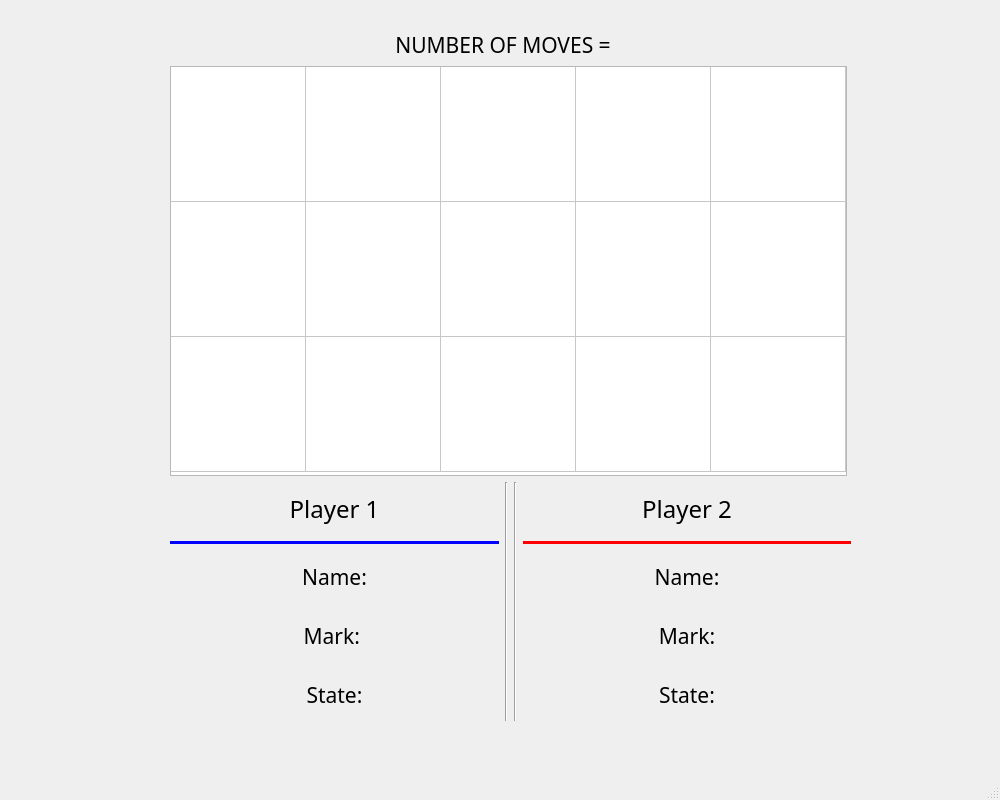
<?xml version="1.0" encoding="UTF-8"?>
<ui version="4.0">
 <class>Pyramid_Tic_Tac_Toe</class>
 <widget class="QMainWindow" name="Pyramid_Tic_Tac_Toe">
  <property name="enabled">
   <bool>true</bool>
  </property>
  <property name="geometry">
   <rect>
    <x>0</x>
    <y>0</y>
    <width>1000</width>
    <height>800</height>
   </rect>
  </property>
  <property name="sizePolicy">
   <sizepolicy hsizetype="Fixed" vsizetype="Fixed">
    <horstretch>0</horstretch>
    <verstretch>0</verstretch>
   </sizepolicy>
  </property>
  <property name="minimumSize">
   <size>
    <width>1000</width>
    <height>800</height>
   </size>
  </property>
  <property name="maximumSize">
   <size>
    <width>1000</width>
    <height>800</height>
   </size>
  </property>
  <property name="windowTitle">
   <string>MainWindow</string>
  </property>
  <property name="autoFillBackground">
   <bool>false</bool>
  </property>
  <property name="styleSheet">
   <string notr="true"/>
  </property>
  <widget class="QWidget" name="centralwidget">
   <property name="enabled">
    <bool>true</bool>
   </property>
   <widget class="QWidget" name="layoutWidget">
    <property name="geometry">
     <rect>
      <x>170</x>
      <y>30</y>
      <width>681</width>
      <height>691</height>
     </rect>
    </property>
    <layout class="QVBoxLayout" name="verticalLayout_4">
     <item>
      <layout class="QVBoxLayout" name="verticalLayout">
       <item>
        <widget class="QLabel" name="noOfMovesLabel">
         <property name="maximumSize">
          <size>
           <width>677</width>
           <height>30</height>
          </size>
         </property>
         <property name="font">
          <font>
           <family>outrun future</family>
           <pointsize>16</pointsize>
          </font>
         </property>
         <property name="layoutDirection">
          <enum>Qt::LayoutDirection::LeftToRight</enum>
         </property>
         <property name="text">
          <string>NUMBER OF MOVES =  </string>
         </property>
         <property name="alignment">
          <set>Qt::AlignmentFlag::AlignCenter</set>
         </property>
        </widget>
       </item>
       <item>
        <widget class="QTableWidget" name="P_TTT_Grid">
         <property name="minimumSize">
          <size>
           <width>677</width>
           <height>410</height>
          </size>
         </property>
         <property name="maximumSize">
          <size>
           <width>677</width>
           <height>410</height>
          </size>
         </property>
         <property name="styleSheet">
          <string notr="true">P_TTT_Grid::item: {
  border: 2px solid red;
  border-radius: 5px;
}

hover: {
	background-color: transparent;
}</string>
         </property>
         <property name="autoScroll">
          <bool>false</bool>
         </property>
         <property name="tabKeyNavigation">
          <bool>true</bool>
         </property>
         <property name="alternatingRowColors">
          <bool>false</bool>
         </property>
         <property name="verticalScrollMode">
          <enum>QAbstractItemView::ScrollMode::ScrollPerPixel</enum>
         </property>
         <property name="rowCount">
          <number>3</number>
         </property>
         <attribute name="horizontalHeaderVisible">
          <bool>false</bool>
         </attribute>
         <attribute name="horizontalHeaderCascadingSectionResizes">
          <bool>false</bool>
         </attribute>
         <attribute name="horizontalHeaderDefaultSectionSize">
          <number>135</number>
         </attribute>
         <attribute name="horizontalHeaderHighlightSections">
          <bool>true</bool>
         </attribute>
         <attribute name="verticalHeaderVisible">
          <bool>false</bool>
         </attribute>
         <attribute name="verticalHeaderDefaultSectionSize">
          <number>135</number>
         </attribute>
         <row/>
         <row/>
         <row/>
         <column>
          <property name="text">
           <string>New Column</string>
          </property>
         </column>
         <column>
          <property name="text">
           <string>New Column</string>
          </property>
         </column>
         <column>
          <property name="text">
           <string>New Column</string>
          </property>
         </column>
         <column>
          <property name="text">
           <string>New Column</string>
          </property>
         </column>
         <column>
          <property name="text">
           <string>New Column</string>
          </property>
         </column>
         <item row="0" column="0">
          <property name="text">
           <string/>
          </property>
         </item>
        </widget>
       </item>
      </layout>
     </item>
     <item>
      <layout class="QHBoxLayout" name="horizontalLayout">
       <item>
        <layout class="QVBoxLayout" name="verticalLayout_3">
         <item>
          <widget class="QLabel" name="player1Label">
           <property name="font">
            <font>
             <family>outrun future</family>
             <pointsize>18</pointsize>
            </font>
           </property>
           <property name="text">
            <string>Player 1</string>
           </property>
           <property name="alignment">
            <set>Qt::AlignmentFlag::AlignCenter</set>
           </property>
          </widget>
         </item>
         <item>
          <widget class="Line" name="line">
           <property name="windowModality">
            <enum>Qt::WindowModality::ApplicationModal</enum>
           </property>
           <property name="font">
            <font>
             <family>outrun future</family>
             <italic>false</italic>
            </font>
           </property>
           <property name="styleSheet">
            <string notr="true">color: blue;</string>
           </property>
           <property name="frameShadow">
            <enum>QFrame::Shadow::Plain</enum>
           </property>
           <property name="lineWidth">
            <number>4</number>
           </property>
           <property name="midLineWidth">
            <number>10</number>
           </property>
           <property name="orientation">
            <enum>Qt::Orientation::Horizontal</enum>
           </property>
          </widget>
         </item>
         <item>
          <widget class="QLabel" name="name1Label">
           <property name="font">
            <font>
             <family>outrun future</family>
             <pointsize>16</pointsize>
            </font>
           </property>
           <property name="text">
            <string>Name:</string>
           </property>
           <property name="alignment">
            <set>Qt::AlignmentFlag::AlignCenter</set>
           </property>
          </widget>
         </item>
         <item>
          <widget class="QLabel" name="mark1Label">
           <property name="font">
            <font>
             <family>outrun future</family>
             <pointsize>16</pointsize>
            </font>
           </property>
           <property name="text">
            <string>Mark: </string>
           </property>
           <property name="alignment">
            <set>Qt::AlignmentFlag::AlignCenter</set>
           </property>
          </widget>
         </item>
         <item>
          <widget class="QLabel" name="state1label">
           <property name="font">
            <font>
             <family>outrun future</family>
             <pointsize>16</pointsize>
            </font>
           </property>
           <property name="text">
            <string>State:</string>
           </property>
           <property name="alignment">
            <set>Qt::AlignmentFlag::AlignCenter</set>
           </property>
          </widget>
         </item>
        </layout>
       </item>
       <item>
        <widget class="Line" name="line_3">
         <property name="orientation">
          <enum>Qt::Orientation::Vertical</enum>
         </property>
        </widget>
       </item>
       <item>
        <widget class="Line" name="line_4">
         <property name="orientation">
          <enum>Qt::Orientation::Vertical</enum>
         </property>
        </widget>
       </item>
       <item>
        <layout class="QVBoxLayout" name="verticalLayout_2">
         <item>
          <widget class="QLabel" name="player2Label">
           <property name="font">
            <font>
             <family>outrun future</family>
             <pointsize>18</pointsize>
            </font>
           </property>
           <property name="text">
            <string>Player 2</string>
           </property>
           <property name="alignment">
            <set>Qt::AlignmentFlag::AlignCenter</set>
           </property>
          </widget>
         </item>
         <item>
          <widget class="Line" name="line_2">
           <property name="styleSheet">
            <string notr="true">color: red;</string>
           </property>
           <property name="frameShadow">
            <enum>QFrame::Shadow::Plain</enum>
           </property>
           <property name="lineWidth">
            <number>4</number>
           </property>
           <property name="midLineWidth">
            <number>10</number>
           </property>
           <property name="orientation">
            <enum>Qt::Orientation::Horizontal</enum>
           </property>
          </widget>
         </item>
         <item>
          <widget class="QLabel" name="name2label">
           <property name="font">
            <font>
             <family>outrun future</family>
             <pointsize>16</pointsize>
            </font>
           </property>
           <property name="text">
            <string>Name:</string>
           </property>
           <property name="alignment">
            <set>Qt::AlignmentFlag::AlignCenter</set>
           </property>
          </widget>
         </item>
         <item>
          <widget class="QLabel" name="mark2Label">
           <property name="font">
            <font>
             <family>outrun future</family>
             <pointsize>16</pointsize>
            </font>
           </property>
           <property name="text">
            <string>Mark:</string>
           </property>
           <property name="alignment">
            <set>Qt::AlignmentFlag::AlignCenter</set>
           </property>
          </widget>
         </item>
         <item>
          <widget class="QLabel" name="state2Label">
           <property name="font">
            <font>
             <family>outrun future</family>
             <pointsize>16</pointsize>
            </font>
           </property>
           <property name="text">
            <string>State:</string>
           </property>
           <property name="alignment">
            <set>Qt::AlignmentFlag::AlignCenter</set>
           </property>
          </widget>
         </item>
        </layout>
       </item>
      </layout>
     </item>
    </layout>
   </widget>
  </widget>
  <widget class="QMenuBar" name="menubar">
   <property name="geometry">
    <rect>
     <x>0</x>
     <y>0</y>
     <width>1000</width>
     <height>26</height>
    </rect>
   </property>
  </widget>
  <widget class="QStatusBar" name="statusbar">
   <property name="enabled">
    <bool>true</bool>
   </property>
  </widget>
 </widget>
 <resources/>
 <connections/>
</ui>
